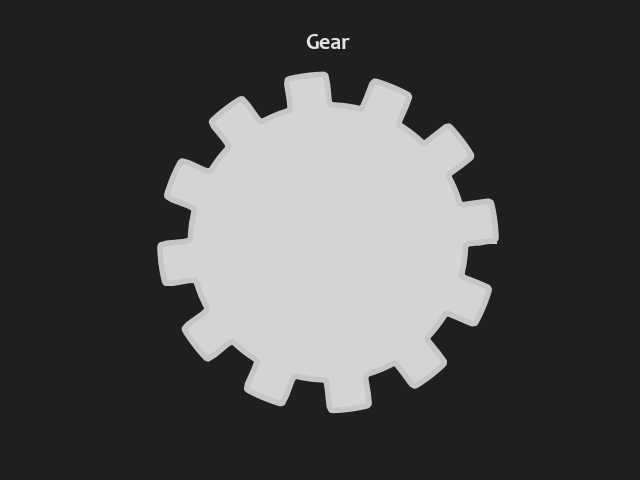

Here is the Python script that generated this plot:
import numpy as np
from matplotlib import pyplot as plt

# Gear
def gear(a = 1, b = 10, n = 12):
    phi = np.linspace(0, 2*np.pi, 600)
    x = (a+(1/b)*np.tanh(b*np.sin(n*phi)))*np.cos(phi)
    y = (a+(1/b)*np.tanh(b*np.sin(n*phi)))*np.sin(phi)
    return x, y

x, y = gear()

# shades of silver (metallic)
# tint of black -> #1f1f1f
# grey (tint of white) -> #c6c5c8, #d4d3d5, #e2e2e3

fig = plt.figure(facecolor='#1f1f1f')
ax = fig.add_subplot(111)

ax.set_aspect('equal')
ax.axis('off')
ax.set_title('Gear', color='#e2e2e3', fontsize=16, fontname='Candara', fontweight='bold')

# once axis are turned off -> ax.axis('off) -> facecolor will also hide 
# ax.set_facecolor("#005A9C")


ax.plot(x, y, linestyle='-', linewidth=4, color='#c6c5c8')
ax.fill_between(x, y, color='#d4d3d5')

fig.savefig('gear.png')

plt.show()
